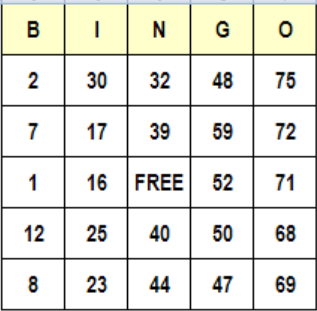
#> input picture BingoCard.png, 317 x 311 px
$ python tes.py
#> lines starting #> are read from the running program, lines starting #| are printed output that depends on the picture
from PIL import Image
import pytesseract
import numpy as np
import re
import os

class Tes:
    def __init__(self):
        pytesseract.pytesseract.tesseract_cmd = r'C:/Program Files/Tesseract-OCR/tesseract.exe'

    def greyscale(self, image_path):
        # Check if file exists
#> called with image_path = 'BingoCard.png'
        if not os.path.exists(image_path):
            raise FileNotFoundError(f"File '{image_path}' does not exist.")

        # Open the image
        img = Image.open(image_path)  # Use the file path string directly here
#> img is the input picture: PIL image 317x311 RGBA; mean R, G, B, A 229, 229.1, 221.8, 255
        # Convert to grayscale
        grayscale_image = img.convert("L")
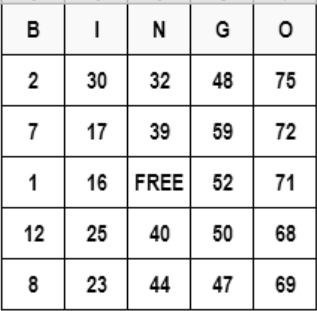
#> grayscale_image: PIL image 317x311 L; min 0, max 255, mean 228.2
        # Save the grayscale image
        filename = "grayscale_image.png"
        grayscale_image.save(filename)
        return filename


    def only_numerics(self, seq):
        nums = re.findall(r'\d+', seq)
        return nums

    def insert_free_space(self, arr):
        new_arr = []
        for i in range(len(arr) + 1):
            if i < 12:
                new_arr.append(arr[i])
            elif i == 12:
                new_arr.append(0)  # Insert a free space
            else:
                new_arr.append(arr[i - 1])
        return new_arr

    def shape_board(self, arr):
        arr = np.array(arr)
        if arr.size != 25:
            raise ValueError("Input array must contain exactly 25 elements after processing.")
        return arr.reshape(5, 5)

    def call(self, image_num):
        image_path="BingoCard.png"
        filename = self.greyscale(image_path)
        img1 = np.array(Image.open(filename))
        text = pytesseract.image_to_string(img1)

        nums = self.only_numerics(text)
        if not nums:
            raise ValueError("No numeric values were detected in the image.")

        nums = list(map(int, nums))  # Convert strings to integers
        processed_nums = self.insert_free_space(nums)

        # Ensure we have the right number of elements
        if len(processed_nums) < 25:
            processed_nums.extend([0] * (25 - len(processed_nums)))  # Pad with zeroes if needed

        shaped_board = self.shape_board(processed_nums)
        return shaped_board

if __name__ == "__main__":
    t = Tes()
    try:
        result = t.call("BingoCard.png")
        print(result)
    except Exception as e:
        print(f"Error: {e}")
